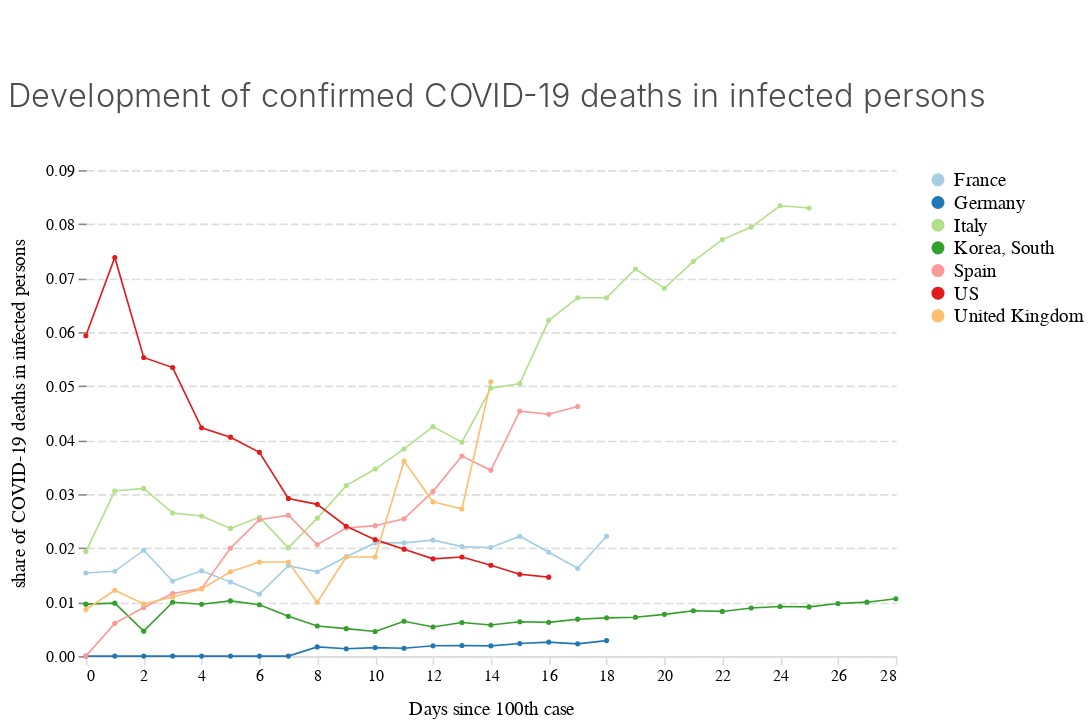

The code cell stored with this chart in its notebook:
### Code cell
chart_deaths_infections_100

### Figure 1 — Vega-Lite specification as saved in the notebook (floating-point values rounded to 4 significant figures; data arrays with more than 128 entries replaced by an {"elided": "..."} marker saying what was removed)
{"$schema": "https://vega.github.io/schema/vega-lite/v3.4.0.json", "config": {"area": {"fill": "#1696d2"}, "axisX": {"domain": true, "domainColor": "#DEDDDD", "domainDashOffset": 10, "domainWidth": 1, "grid": false, "labelAngle": 0, "labelFont": "Avenir", "labelFontSize": 10, "tickColor": "#DEDDDD", "titleFont": "Avenir", "titleFontSize": 12, "titleFontWeight": 400, "titlePadding": 10}, "axisY": {"domain": false, "domainDashOffset": 10, "grid": true, "gridColor": "#DEDDDD", "gridDash": [5, 2], "gridWidth": 1, "labelAngle": 0, "labelFont": "Avenir", "labelFontSize": 10, "titleFont": "Avenir", "titleFontSize": 12, "titleFontWeight": 400, "titlePadding": 10}, "bar": {"fill": "#1696d2", "strokeWidth": 0}, "guide-title": {"color": "Monospace", "font": "Avenir", "fontSize": 15}, "header": {"titleFontSize": 12, "titleFontWeight": 400}, "legend": {"labelFont": "Avenir", "labelFontSize": 12, "symbolSize": 50, "symbolType": "circle", "title": "", "titleFont": "Avenir", "titleFontSize": 12}, "line": {"color": "#1696d2", "stroke": "#1696d2", "strokeWidth": 1}, "path": {"stroke": "#1696d2"}, "point": {"filled": true}, "range": {"category": ["#a6cee3", "#1f78b4", "#b2df8a", "#33a02c", "#fb9a99", "#e31a1c", "#fdbf6f", "#ff7f00"], "diverging": ["#cfe8f3", "#a2d4ec", "#73bfe2", "#46abdb", "#1696d2", "#12719e"]}, "text": {"align": "right", "color": "#1696d2", "font": "Avenir", "fontSize": 12, "fontWeight": 400, "size": 11}, "title": {"anchor": "start", "color": "#4d4d4d", "font": "Avenir", "fontSize": 20, "fontWeight": 300, "lineHeight": 100, "offset": 30}, "trail": {"color": "#1696d2", "stroke": "#1696d2"}, "view": {"strokeWidth": 0}}, "data": {"name": "data-ca8e242bc1b51d0c8e7bbfa32b7632fb"}, "datasets": {"data-ca8e242bc1b51d0c8e7bbfa32b7632fb": {"elided": "143 records"}}, "encoding": {"color": {"field": "country", "type": "nominal"}, "x": {"field": "days_since100", "title": "Days since 100th case", "type": "quantitative"}, "y": {"field": "death_rate", "title": "share of COVID-19 deaths in infected persons", "type": "quantitative"}}, "height": 300, "mark": {"point": {"shape": "circle", "size": 10}, "type": "line"}, "padding": {"bottom": 5, "left": 5, "right": 5, "top": 50}, "title": "Development of confirmed COVID-19 deaths in infected persons", "width": 500}
